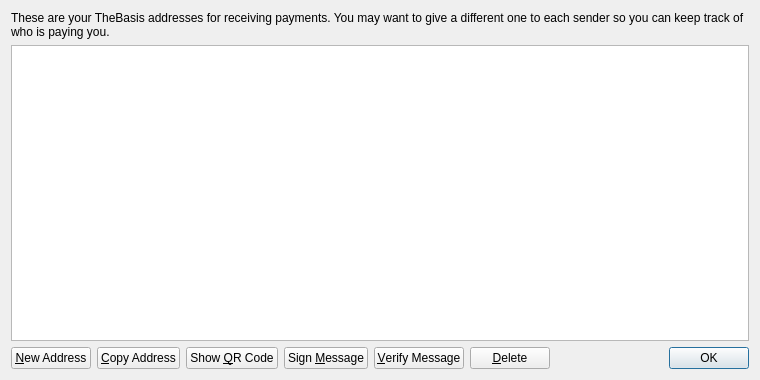
<?xml version="1.0" encoding="UTF-8"?>
<ui version="4.0">
 <class>AddressBookPage</class>
 <widget class="QWidget" name="AddressBookPage">
  <property name="geometry">
   <rect>
    <x>0</x>
    <y>0</y>
    <width>760</width>
    <height>380</height>
   </rect>
  </property>
  <property name="windowTitle">
   <string>Address Book</string>
  </property>
  <layout class="QVBoxLayout" name="verticalLayout">
   <item>
    <widget class="QLabel" name="labelExplanation">
     <property name="text">
      <string>These are your TheBasis addresses for receiving payments. You may want to give a different one to each sender so you can keep track of who is paying you.</string>
     </property>
     <property name="textFormat">
      <enum>Qt::PlainText</enum>
     </property>
     <property name="wordWrap">
      <bool>true</bool>
     </property>
    </widget>
   </item>
   <item>
    <widget class="QTableView" name="tableView">
     <property name="contextMenuPolicy">
      <enum>Qt::CustomContextMenu</enum>
     </property>
     <property name="toolTip">
      <string>Double-click to edit address or label</string>
     </property>
     <property name="tabKeyNavigation">
      <bool>false</bool>
     </property>
     <property name="alternatingRowColors">
      <bool>true</bool>
     </property>
     <property name="selectionMode">
      <enum>QAbstractItemView::SingleSelection</enum>
     </property>
     <property name="selectionBehavior">
      <enum>QAbstractItemView::SelectRows</enum>
     </property>
     <property name="sortingEnabled">
      <bool>true</bool>
     </property>
     <attribute name="verticalHeaderVisible">
      <bool>false</bool>
     </attribute>
    </widget>
   </item>
   <item>
    <layout class="QHBoxLayout" name="horizontalLayout">
     <item>
      <widget class="QPushButton" name="newAddressButton">
       <property name="toolTip">
        <string>Create a new address</string>
       </property>
       <property name="text">
        <string>&amp;New Address</string>
       </property>
       <property name="icon">
        <iconset resource="../bitcoin.qrc">
         <normaloff>:/icons/add</normaloff>:/icons/add</iconset>
       </property>
      </widget>
     </item>
     <item>
      <widget class="QPushButton" name="copyToClipboard">
       <property name="toolTip">
        <string>Copy the currently selected address to the system clipboard</string>
       </property>
       <property name="text">
        <string>&amp;Copy Address</string>
       </property>
       <property name="icon">
        <iconset resource="../bitcoin.qrc">
         <normaloff>:/icons/editcopy</normaloff>:/icons/editcopy</iconset>
       </property>
      </widget>
     </item>
     <item>
      <widget class="QPushButton" name="showQRCode">
       <property name="text">
        <string>Show &amp;QR Code</string>
       </property>
       <property name="icon">
        <iconset resource="../bitcoin.qrc">
         <normaloff>:/icons/qrcode</normaloff>:/icons/qrcode</iconset>
       </property>
      </widget>
     </item>
     <item>
      <widget class="QPushButton" name="signMessage">
       <property name="toolTip">
        <string>Sign a message to prove you own a TheBasis address</string>
       </property>
       <property name="text">
        <string>Sign &amp;Message</string>
       </property>
       <property name="icon">
        <iconset resource="../bitcoin.qrc">
         <normaloff>:/icons/edit</normaloff>:/icons/edit</iconset>
       </property>
      </widget>
     </item>
     <item>
      <widget class="QPushButton" name="verifyMessage">
       <property name="toolTip">
        <string>Verify a message to ensure it was signed with a specified TheBasis address</string>
       </property>
       <property name="text">
        <string>&amp;Verify Message</string>
       </property>
       <property name="icon">
        <iconset resource="../bitcoin.qrc">
         <normaloff>:/icons/transaction_0</normaloff>:/icons/transaction_0</iconset>
       </property>
      </widget>
     </item>
     <item>
      <widget class="QPushButton" name="deleteButton">
       <property name="toolTip">
        <string>Delete the currently selected address from the list</string>
       </property>
       <property name="text">
        <string>&amp;Delete</string>
       </property>
       <property name="icon">
        <iconset resource="../bitcoin.qrc">
         <normaloff>:/icons/remove</normaloff>:/icons/remove</iconset>
       </property>
      </widget>
     </item>
     <item>
      <spacer name="horizontalSpacer">
       <property name="orientation">
        <enum>Qt::Horizontal</enum>
       </property>
       <property name="sizeHint" stdset="0">
        <size>
         <width>40</width>
         <height>20</height>
        </size>
       </property>
      </spacer>
     </item>
     <item>
      <widget class="QDialogButtonBox" name="buttonBox">
       <property name="sizePolicy">
        <sizepolicy hsizetype="Maximum" vsizetype="Fixed">
         <horstretch>0</horstretch>
         <verstretch>0</verstretch>
        </sizepolicy>
       </property>
       <property name="standardButtons">
        <set>QDialogButtonBox::Ok</set>
       </property>
      </widget>
     </item>
    </layout>
   </item>
  </layout>
 </widget>
 <resources>
  <include location="../bitcoin.qrc"/>
 </resources>
 <connections/>
</ui>
